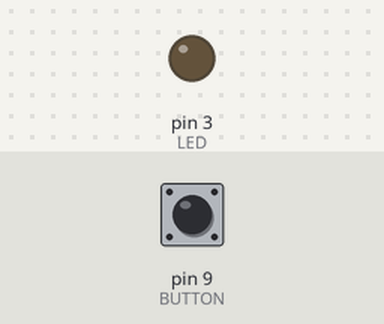
A sketch run on a simulated Arduino Uno, built with avr-gcc and run on an emulated ATmega328P. Shown: output pins drawn as LEDs (lit = HIGH). The test bench sets the inputs (shaded band); at power-on: pin 9 (BUTTON) LOW.

Above: at 1.2 s.
1.3 s: pin 9 (BUTTON) pulled HIGH for 0.15 s
At 1.37 s:
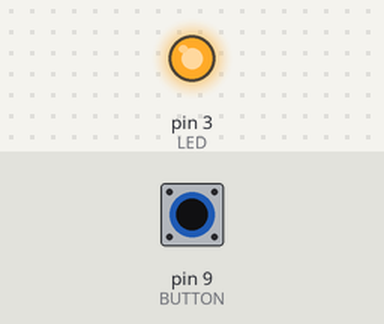
2.9 s: pin 9 (BUTTON) pulled HIGH for 3.2 s
At 7.4 s:
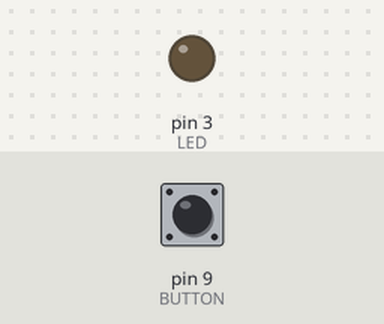
Timing chart, 0 to 8.9 s (numbered marks = the images above; inputs shaded):
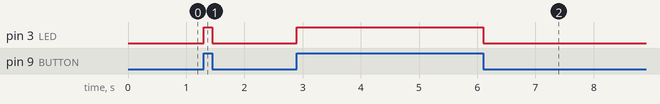

The sketch:

pushbutton_test.ino
```cpp
const int BUTTON = 9; // Naming switch button pin
const int LED = 3;   // Namin LED pin
int BUTTONstate = 0; // A variable to store Button Status / Input

void setup(){
  pinMode(LED, OUTPUT);
  pinMode (BUTTON, INPUT);
 }

void loop() {
  BUTTONstate = digitalRead(BUTTON);  // Reading button status / input
  Serial.println(BUTTONstate);
  if (BUTTONstate == HIGH)  // Condition to check button input
    {
      digitalWrite(LED, HIGH);
    }
    else
    {
      digitalWrite(LED, LOW);
    }
}
```

Measured:
- after the input at 1.3 s, pin 3 (LED): LOW → HIGH at once, → LOW 0.15 s later
- after the input at 2.9 s, pin 3 (LED): LOW → HIGH at once, → LOW 3.2 s later
